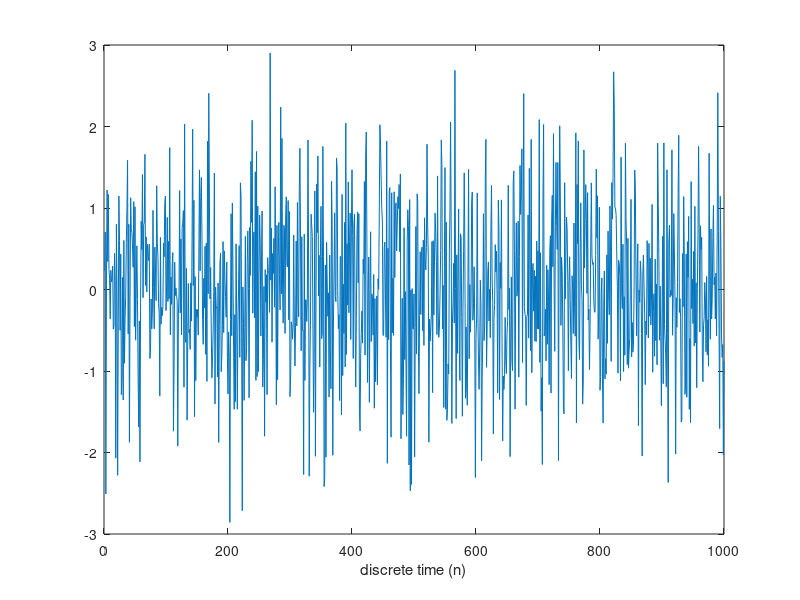
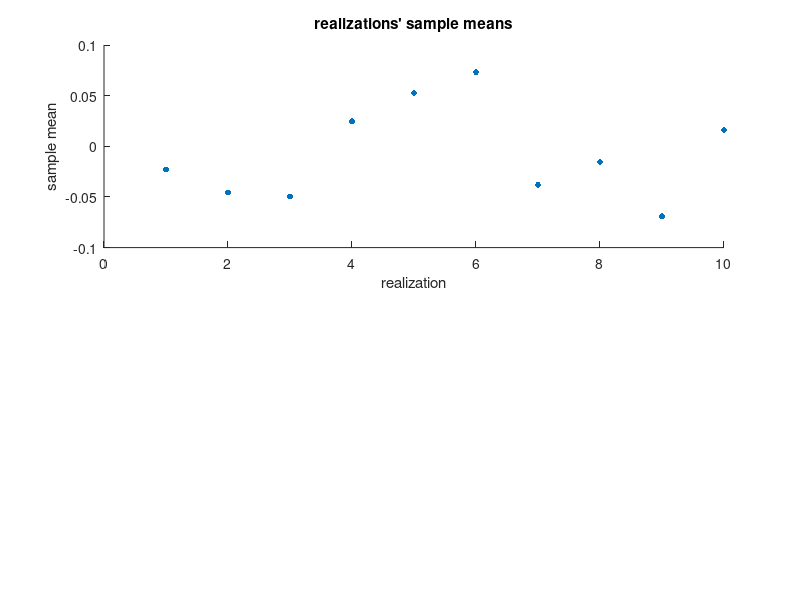

Write the MATLAB code that produced these figures, in order. (Note: this script raises an error after producing the figures.)
%% Creation of signal
clc; clear all;
n_samples = 1000;
which_exercise = 2; %choose 1 for uniform distribution and 2 for gaussian distribution
x_axis = 1:n_samples;

if (which_exercise == 1)
    X = rand(n_samples, 1);  %Uniformly distributed between 0 and 1
elseif (which_exercise == 2)
    X = randn(n_samples, 1);  %Gaussian distribution with 0 mean and unit standard deviation
end

figure()
plot(x_axis, X)
xlabel("discrete time (n)");

%% Part 1
sample_mean = mean(X);

%% Part 2
sample_standard_deviation = std(X);

%% Part 3
realizations = 1:10;
x_realizations = zeros(1000, 10);
sample_mean_realizations = zeros(1, 10);
std_realizations = zeros(1, 10);
bias_realizations = zeros(1, 10);

for realization = realizations
    if (which_exercise == 1)
        x_realizations(:, realization) = rand(1, 1000);
    elseif (which_exercise == 2)
        x_realizations(:, realization) = randn(n_samples, 1);
    end
    
    sample_mean_realizations(1, realization) = mean(x_realizations(:, realization));
    std_realizations(1, realization) = std(x_realizations(:, realization));
    bias_realizations(1, realization) = 0.5 - sample_mean_realizations(1, realization);
end


figure()
if (which_exercise == 1)
    subplot(2,1,1)
    scatter(realizations, sample_mean_realizations, 18,'ro', 'filled')
    title("realizations' sample means")
    ylabel("sample mean")
    xlabel("realization")
    ylim([0.45 0.55])
    hline = refline([0, 0.5]);

    subplot(2,1,2)
    scatter(realizations, std_realizations, 18, 'ro', 'filled')
    title("realizations' sample standard deviation")
    ylabel("sample standard deviation")
    xlabel("realization")
    ylim([0.25 0.35])
    hline = refline([0, 1/sqrt(12)]);
elseif (which_exercise == 2)
    subplot(2,1,1)
    scatter(realizations, sample_mean_realizations, 18,'ro', 'filled')
    title("realizations' sample means")
    ylabel("sample mean")
    xlabel("realization")
    ylim([-0.1 0.1])
    hline = refline([0, 0]);

    subplot(2,1,2)
    scatter(realizations, std_realizations, 18, 'ro', 'filled')
    title("realizations' sample standard deviation")
    ylabel("sample standard deviation")
    xlabel("realization")
    ylim([0.9 1.1])
    hline = refline([0, 1]);
end

%% Part 4
n_bins = 10;%n_samples;
figure()
hold on
[counts, centers] = hist(X, n_bins);
bar(centers, counts/n_samples)
normpdf((-n_samples:1/n_samples:n_samples), 0, 1);

if (which_exercise == 1)
    hline = refline([0, 1/n_samples]);
    hline.Color ='r';
elseif (which_exercise == 2)
    plot(-5:0.1:5, normpdf(-5:0.1:5, 0, 1));
end





